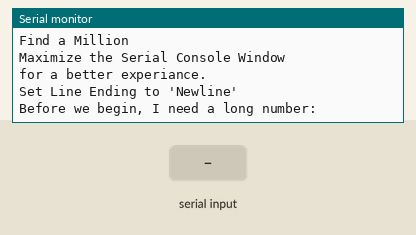
Recording of a sketch running on a simulated Arduino Uno, built with avr-gcc and run on an emulated ATmega328P. Shown: the last lines printed to the serial monitor. Inputs (shaded band) come from the test bench. Random numbers use the default seed unless the sketch sets one.

Above: at 0.9 s.
1.0 s: "90,45,200\n" received over Serial
At 2.1 s:
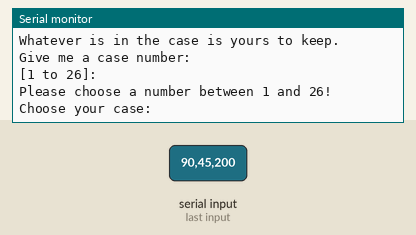
2.5 s: "30,150,10\n" received over Serial
At 3.7 s:
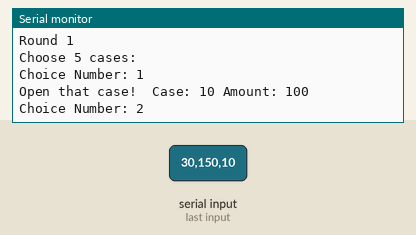
4.0 s: "90,45\n" received over Serial
At 4.07 s:
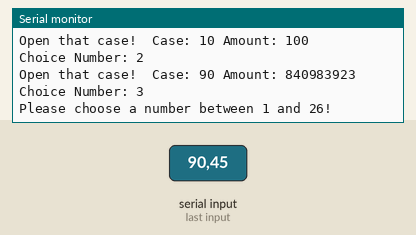
5.6 s: "30,150,10\n" received over Serial
At 5.73 s:
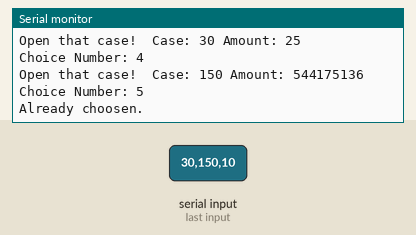
7.2 s: "30,150\n" received over Serial
At 8.12 s:
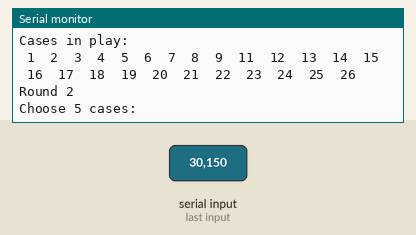
Timing chart, 0 to 9.7 s (numbered marks = the images above; inputs shaded):
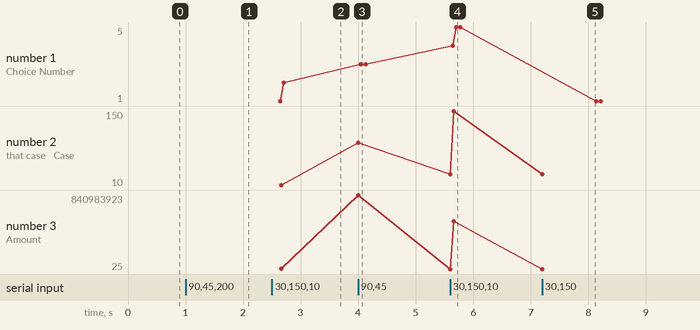

Measured:
- after the input at 1.0 s, the serial monitor: prints a new line at once (image 1)
- after the input at 2.5 s, the serial monitor: prints a new line at once (image 2)
- after the input at 4.0 s, the serial monitor: prints a new line at once (image 3)
- after the input at 5.6 s, the serial monitor: prints a new line at once (image 4)
- after the input at 7.2 s, the serial monitor: prints a new line at once (image 5)
- plotted number 1: 5 → 1 after the input at 7.2 s
- plotted number 2: 10 → 90 after the input at 4.0 s, 90 → 150 after the input at 5.6 s
- plotted number 3: 100 → 840983923 after the input at 4.0 s, 840983923 → 544175136 after the input at 5.6 s

The sketch:

find_a_million.ino
```cpp
// (licence header left out)
/*
 * May 9, 2018, (C) LeRoy Miller
 * Based on the game Deal or No Deal.
 * Play in the Serial Console at 9600 baud, Newline for line feeds.
 * (work in progress, and not finished yet).
 *
 * https://en.wikipedia.org/wiki/Deal_or_No_Deal_(U.S._game_show)
 * https://infogalactic.com/info/Deal_or_No_Deal_(U.S._game_show)
 * https://en.wikipedia.org/wiki/Deal_or_No_Deal
 * https://en.wikibooks.org/wiki/Introduction_to_Game_Theory/Deal_Or_No_Deal
 */
long money[27] = { 1,5,10,15,25,50,75,100,200,300,400,500,750,1000,5000,10000,25000,50000,75000,100000,200000,300000,400000,500000,750000,1000000};
//int cases[1][27] = {};
//amount,inplay
long cases[27][2] = {
  {0,1},
  {0,1},
  {0,1},
  {0,1},
  {0,1},
  {0,1},
  {0,1},
  {0,1},
  {0,1},
  {0,1},
  {0,1},
  {0,1},
  {0,1},
  {0,1},
  {0,1},
  {0,1},
  {0,1},
  {0,1},
  {0,1},
  {0,1},
  {0,1},
  {0,1},
  {0,1},
  {0,1},
  {0,1},
  {0,1}
};

int yourCase = 0;
int gameRound = 0;
int dollarOffer = 0;
int number = 0;

void setup() {
  Serial.begin(9600);
  Serial.println("Find a Million\n");
  Serial.println("Maximize the Serial Console Window\nfor a better experiance.\nSet Line Ending to 'Newline'\n\n\n");
  Serial.println("Before we begin, I need a long number:");
   while(!Serial.available());
   while(Serial.available() > 0) {
    long number = Serial.parseInt();
    if (Serial.read() == '\n') {
    randomSeed(78745079832 + number + digitalRead(A0) + digitalRead(A5)+millis());
    }
  }
randomizeCases();
Serial.println("\n\n\n\nWelcome to Find a Million.\n");
Serial.println("With your host: Arduino!.\n");
Serial.println("We have 26 cases, all have a dollar value from $1 to 1 Million dollars.");
Serial.println("The cases have been randomized, we have no idea what is in any of them.");
Serial.println("It is your job to walk away with as much cash as you can.\n\n");
Serial.println("\nLet's get started, I need you to choose a case. \nThis will be your case to take home.");
Serial.println("Or if you choose, you can swap for the last case, at the end of the game.");
Serial.println("Whatever is in the case is yours to keep.\n\n");
Serial.println("Give me a case number:\n[1 to 26]: ");
chooseyourcase();
}

void loop() {
gameRound = 1;
displayInPlay();
Serial.println("\nRound 1\nChoose 5 cases: ");
chooseCase(5);
displayRounds();
banker();
deal();

gameRound = 2;
displayInPlay();
Serial.println("\nRound 2\nChoose 5 cases: ");
chooseCase(5);
displayRounds();
banker();
deal();

gameRound = 3;
displayInPlay();
Serial.println("\nRound 3\nChoose 3 cases: ");
chooseCase(3);
displayRounds();
banker();
deal();

gameRound = 4;
displayInPlay();
Serial.println("\nRound 4\nChoose 3 cases: ");
chooseCase(3);
displayRounds();
banker();
deal();

gameRound = 5;
displayInPlay();
Serial.println("\nRound 5\nChoose 2 cases: ");
chooseCase(2);
displayRounds();
banker();
deal();

gameRound = 6;
displayInPlay();
Serial.println("\nRound 6\nChoose 2 cases: ");
chooseCase(2);
displayRounds();
banker();
deal();

gameRound = 7;
displayInPlay();
Serial.println("\nRound 7\n Choose 2 cases: ");
chooseCase(2);
displayRounds();
banker();
deal();

gameRound = 8;
displayInPlay();
Serial.println("\nRound 8\n Choose 1 case: ");
chooseCase(1);
displayRounds();
banker();
deal();

gameRound = 9;
displayInPlay();
Serial.println("\nRound 9\n Choose 1 case: ");
chooseCase(1);
displayRounds();
banker();
deal();

gameRound = 10;
displayInPlay();
Serial.println("\nSwap cases:");
Serial.print("Your case had the ");
Serial.print(cases[yourCase-1][0]);
Serial.print(" dollars in it.");

 //displayCases();
 while(1);
}

void displayInPlay() {
  Serial.print("\nCases in play:\n");
  for (int n=0; n<26; n++) {
      //  Serial.print(" Case: ");
       // Serial.print(n+1);
        //Serial.print(" In Play: ");
        if (cases[n][1] == 0) {} else
          if (cases[n][1] == 1) {Serial.print(" "); Serial.print(n+1);Serial.print(" ");} else
            if (cases[n][1] == 2) {}
      }
    }

void banker() {}
void deal() {}

void chooseCase(int openCases) {
  for (int i=0;i<openCases; i++) {

  chooseAgain:
  Serial.print("Choice Number: ");
  Serial.println(i+1);
  while(!Serial.available());
   while(Serial.available() > 0) {
    number = Serial.parseInt();
    if (Serial.read() == '\n') {
      if (number > 26 || number < 1) {
        Serial.println("Please choose a number between 1 and 26!\nChoose another case:");
        goto chooseAgain;
      }
      if (number == yourCase) {
        Serial.println("That is your case.\nChoose again:");
        goto chooseAgain;
      }
      if (cases[number-1][1] == 0) {
        Serial.println("Already choosen. \n Choose another case: ");
        goto chooseAgain;
        }
      }
    }
 Serial.print("Open that case! ");
 Serial.print(" Case: ");
 Serial.print(number);
 Serial.print(" Amount: ");
 Serial.println(cases[number-1][0]);
 cases[number-1][1]=0; // Set out of play
  }
}

void chooseyourcase() {
  choose:
  while(!Serial.available());
   while(Serial.available() > 0) {
    yourCase = Serial.parseInt();
    if (Serial.read() == '\n') {
      if (yourCase > 26 || yourCase < 1) {
        Serial.println("Please choose a number between 1 and 26!\nChoose your case:");
        goto choose;
      }
    }
  }
   cases[yourCase-1][1] = 2; //set as players case, takes out of play
}

void randomizeCases() {

  for (int i=0; i<26;i++) {

    rerandom:
      int c = random(0, 26);
      if (cases[c][0] != 0) {
          goto rerandom;}
      cases[c][0] = money[i];
    }
}

void displayRounds() {
  Serial.print("\nRound: ");
  Serial.print(gameRound);
  Serial.print(" Your Case: ");
  Serial.print(yourCase);
  Serial.print(" Current Offer: ");
  Serial.println(dollarOffer);
  Serial.println("\n");
  for (int i=0; i<26; i++) {
    Serial.print("Amount: ");
    Serial.print(money[i]);
    for (int n=0; n<26; n++) {
      if (money[i] == cases[n][0]) {
        //Serial.print(" Case: ");
        //Serial.print(i+1);
        Serial.print(" In Play: ");
        if (cases[n][1] == 0) {Serial.println("No");} else
          if (cases[n][1] == 1) {Serial.println("Yes");} else
            if (cases[n][1] == 2) {Serial.println("Yes");}
      }
    }
  }
}

void displayCases() {
 Serial.print("Your Case: ");
 Serial.print(yourCase);
 Serial.print(" Amount: ");
 Serial.print(cases[yourCase-1][0]);
 Serial.print(" In Play: ");
 Serial.println(cases[yourCase-1][1]);
 Serial.println();

  /*for (int i=0; i<26; i++) {
    Serial.print("Case: ");
    Serial.print(i+1);
    Serial.print(" Amount: ");
    Serial.print(cases[i][0]);
    Serial.print(" IN Play: ");
    Serial.println(cases[i][1]);
  }*/

  for (int i=0; i<26; i++) {
    Serial.print("Amount: ");
    Serial.print(money[i]);
    for (int n=0; n<26; n++) {
      if (money[i] == cases[n][0]) {
        Serial.print(" Case: ");
        Serial.print(n+1);
        Serial.print(" In Play: ");
        if (cases[n][1] == 0) {Serial.println("No.");} else
          if (cases[n][1] == 1) {Serial.println("Yes.");} else
            if (cases[n][1] == 2) {Serial.println("Players.");}
      }
    }
  }
}
```
